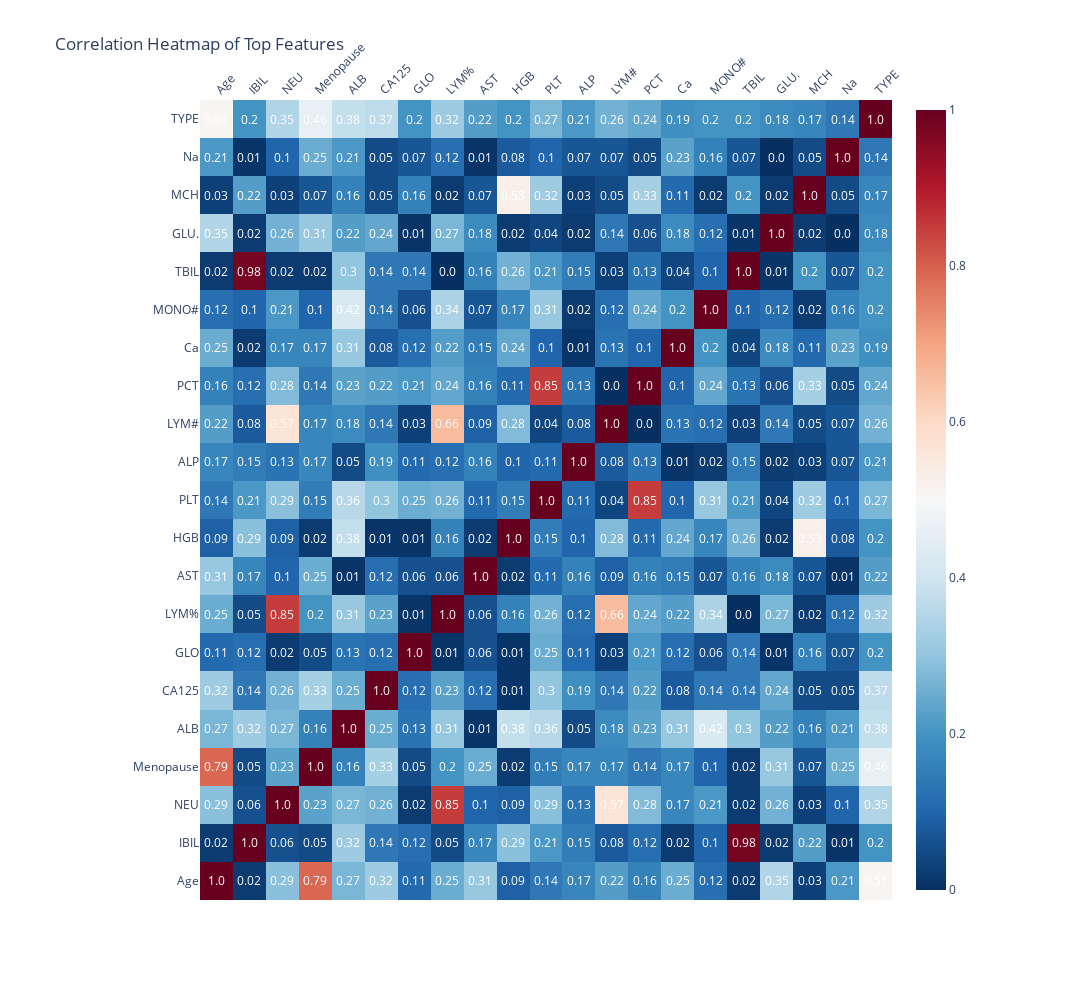

Notebook cell for this chart:
### Code cell
# Create a correlation matrix
corr_matrix = np.around(np.sqrt(df_cancer[selected_cols].corr()**2), 2) # Use the correlation magnitude instead of the direction

# Create the heatmap using Plotly
fig = ff.create_annotated_heatmap(
    z=corr_matrix.to_numpy(),
    x=corr_matrix.columns.tolist(),
    y=corr_matrix.columns.tolist(),
    annotation_text=corr_matrix.to_numpy().astype(str),
    colorscale="RdBu_r",  # Using a similar colorscale to 'coolwarm'
    showscale=True,
)

# Update the layout of the plot
fig.update_layout(
    title="Correlation Heatmap of Top Features",
    width=1200,
    height=1000,
    xaxis=dict(tickangle=-45),
    yaxis=dict(tickmode="array", tickvals=np.arange(len(selected_cols))),
    margin=dict(l=200, r=200, t=100, b=100),
)

# Show the plot
fig.show()
